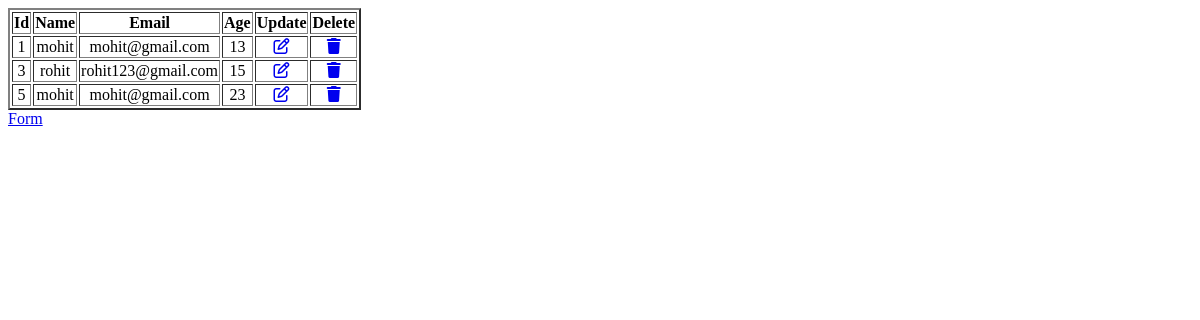
The page /data/ on the database as committed earlier.
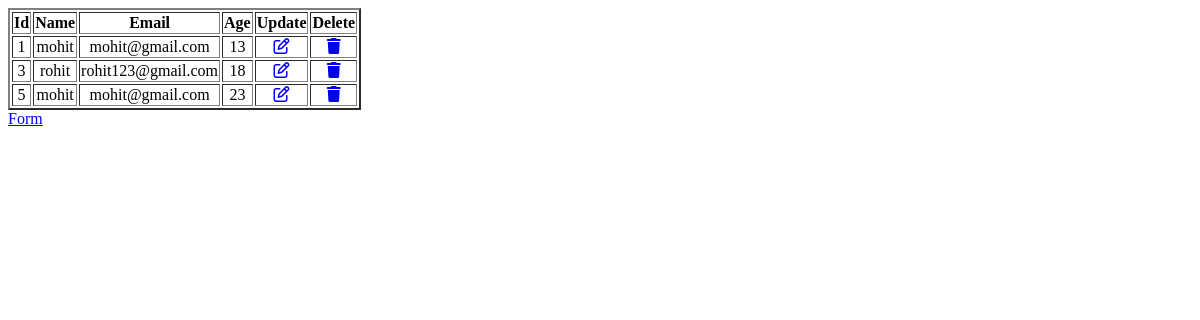
The same page on the database as committed later.
### myapp/models.py (models this page shows)
class Information(models.Model):
    name = models.CharField(max_length=50)
    email = models.EmailField()
    age = models.IntegerField()

### myapp/views.py (the view)
# urls.py: path('data/',views.getdata),
def getdata(request):
    data = Information.objects.all()  # orm query for getting all from database
    context = {
        'mydata':data,
    }
    return render(request,'data.html',context)

### templates/data.html (shortened to what this page needs)
<!DOCTYPE html>
<html lang="en">
  <head>
    <link rel="stylesheet" href="https://cdnjs.cloudflare.com/ajax/libs/font-awesome/6.5.2/css/all.min.css" />
</head>
  <body>
    <table border="2">
      <tr>
        <th>Id</th>
        <th>Name</th>
        <th>Email</th>
        <th>Age</th>
        <th>Update</th>
        <th>Delete</th>
      </tr>
      {% for i in mydata %}
      <tr>
        <td>{{i.id}}</td>
        <td>{{i.name}}</td>
        <td>{{i.email}}</td>
        <td>{{i.age}}</td>
        <td><a href = "/update/{{i.id}}/"><i class="fa-regular fa-pen-to-square"></i></a></td>
        <td><a href = "/delete/{{i.id}}/"><i class="fa-solid fa-trash"></i></a></td>
      </tr>
      {% endfor %}
    </table>
    <a href="/">Form</a>
  </body>
</html>

### templates/data.html (style rules this page uses)
table { text-align: center; }

Rows that differ between the two databases and show on the page:
changed Information "rohit": age "15" → "18"
